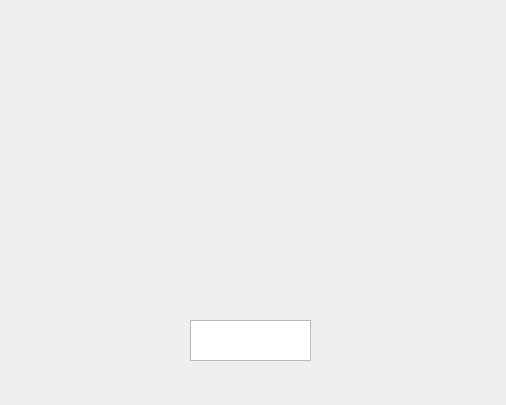
<?xml version="1.0" encoding="UTF-8"?>
<ui version="4.0">
 <class>MainWindow</class>
 <widget class="QMainWindow" name="MainWindow">
  <property name="geometry">
   <rect>
    <x>0</x>
    <y>0</y>
    <width>506</width>
    <height>405</height>
   </rect>
  </property>
  <property name="windowTitle">
   <string>MainWindow</string>
  </property>
  <property name="styleSheet">
   <string notr="true">background-image:url(:/pic/cover__.png)</string>
  </property>
  <widget class="QWidget" name="centralwidget">
   <widget class="QTextEdit" name="textEdit">
    <property name="geometry">
     <rect>
      <x>190</x>
      <y>320</y>
      <width>121</width>
      <height>41</height>
     </rect>
    </property>
    <property name="font">
     <font>
      <pointsize>14</pointsize>
     </font>
    </property>
    <property name="styleSheet">
     <string notr="true">background:url(&quot;&quot;)</string>
    </property>
   </widget>
   <widget class="QPushButton" name="pushButton">
    <property name="geometry">
     <rect>
      <x>370</x>
      <y>300</y>
      <width>80</width>
      <height>80</height>
     </rect>
    </property>
    <property name="styleSheet">
     <string notr="true">border-image:url(:/pic/555.jpg);
border-radius:40px;
</string>
    </property>
    <property name="text">
     <string/>
    </property>
   </widget>
  </widget>
 </widget>
 <resources/>
 <connections/>
</ui>
